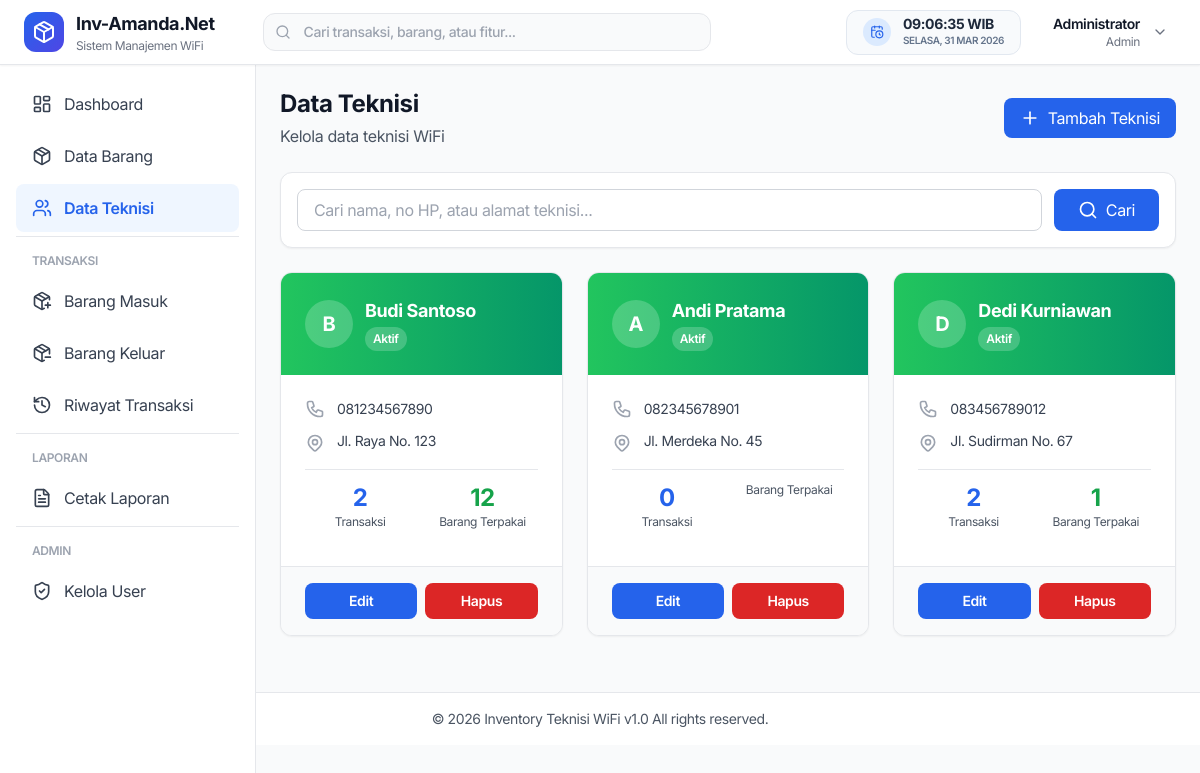
The page /teknisi/index.php (signed in) on the database as committed earlier.
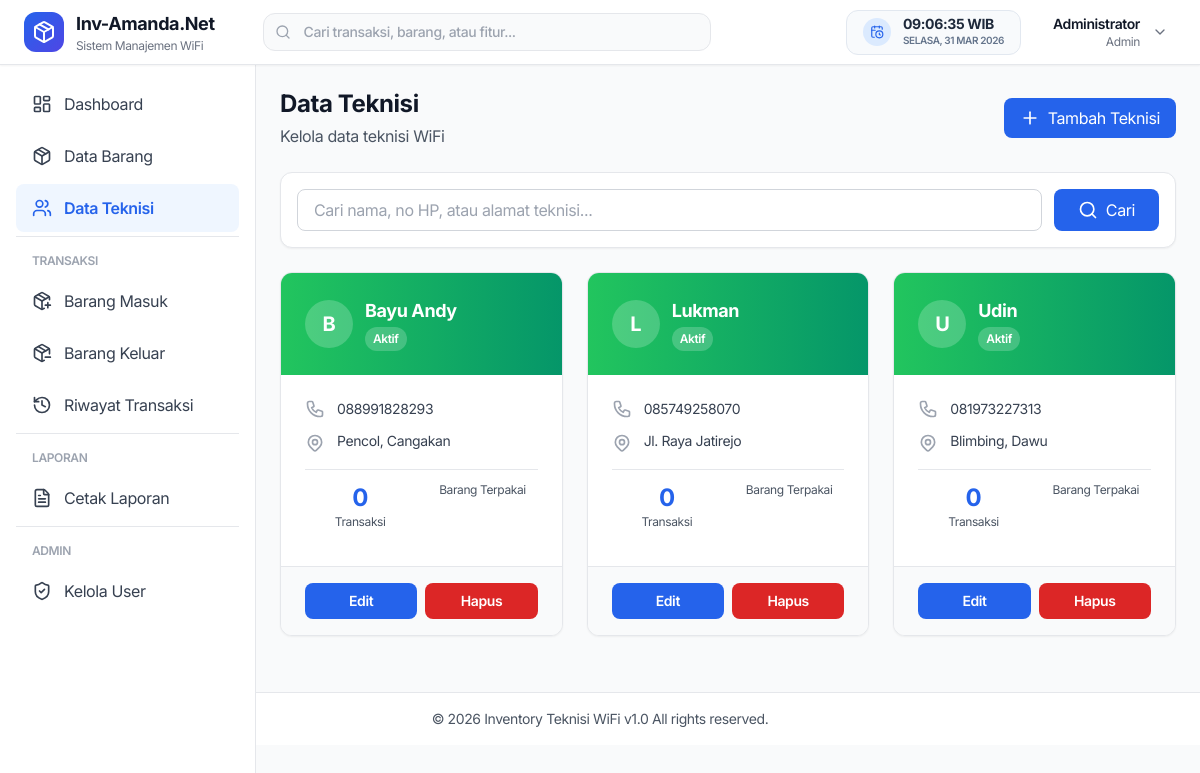
The same page on the database as committed later.
### tables this page shows
CREATE TABLE `teknisi` (
  `id` int NOT NULL,
  `nama` varchar(100) NOT NULL,
  `no_hp` varchar(20) DEFAULT NULL,
  `alamat` text,
  `status` enum('aktif','nonaktif') DEFAULT 'aktif',
  `created_at` timestamp NOT NULL DEFAULT CURRENT_TIMESTAMP
);

### functions/teknisi.php (called while the page is built, shortened)
<?php
function getAllTeknisi($conn) {
    $query = "SELECT * FROM teknisi ORDER BY created_at DESC";
    return mysqli_query($conn, $query);
}
function getTeknisiStats($conn, $id_teknisi) {
    $id_teknisi = mysqli_real_escape_string($conn, $id_teknisi);
    $query = "SELECT
              COUNT(*) as total_transaksi,
              SUM(CASE WHEN tipe = 'keluar' THEN jumlah ELSE 0 END) as total_barang
              FROM transaksi
              WHERE id_teknisi = '$id_teknisi'";
    $result = mysqli_query($conn, $query);
    return mysqli_fetch_assoc($result);
}
?>

### public/teknisi/index.php (the view, shortened to what the changed rows need)
<?php
require_once '../../includes/auth_check.php';
require_once '../../functions/teknisi.php';
$teknisi_list = isset($_GET['search']) && $_GET['search'] != ''
    ? searchTeknisi($conn, $_GET['search'])
    : getAllTeknisi($conn);
require_once '../../includes/header.php';
?>
<div class="lg:ml-64 pt-16">
    <div class="p-6">
        <div class="flex flex-col md:flex-row md:items-center md:justify-between mb-6">
            <div>
                <h1 class="text-2xl font-bold text-gray-900">Data Teknisi</h1>
            </div>
        </div>
        <div class="grid grid-cols-1 md:grid-cols-2 lg:grid-cols-3 gap-6">
            <?php while ($row = mysqli_fetch_assoc($teknisi_list)):
                $stats = getTeknisiStats($conn, $row['id']);
            ?>
            <div class="bg-white rounded-xl shadow-sm border border-gray-200 hover:shadow-md transition overflow-hidden">
                <div class="p-6 <?= $row['status'] == 'aktif' ? 'bg-gradient-to-r from-green-500 to-emerald-600' : 'bg-gradient-to-r from-gray-400 to-gray-500' ?> text-white">
                    <div class="flex items-start justify-between">
                        <div class="flex items-center gap-3">
                            <div class="w-12 h-12 bg-white bg-opacity-20 rounded-full flex items-center justify-center text-xl font-bold">
                                <?= strtoupper(substr($row['nama'], 0, 1)) ?>
                            </div>
                            <div>
                                <h3 class="font-bold text-lg"><?= $row['nama'] ?></h3>
                                <span class="inline-block px-2 py-1 text-xs font-semibold rounded-full bg-white bg-opacity-20">
                                    <?= ucfirst($row['status']) ?>
                                </span>
                            </div>
                        </div>
                    </div>
                </div>
                <div class="p-6">
                    <div class="space-y-3 mb-4">
                        <div class="flex items-center gap-3 text-gray-700">
                            <span class="text-sm"><?= $row['no_hp'] ?: '-' ?></span>
                        </div>
                        <div class="flex items-start gap-3 text-gray-700">
                            <span class="text-sm"><?= $row['alamat'] ?: '-' ?></span>
                        </div>
                    </div>
                    <div class="grid grid-cols-2 gap-3 py-3 border-t border-gray-200">
                        <div class="text-center">
                            <p class="text-2xl font-bold text-blue-600"><?= $stats['total_transaksi'] ?></p>
                            <p class="text-xs text-gray-600">Transaksi</p>
                        </div>
                        <div class="text-center">
                            <p class="text-2xl font-bold text-green-600"><?= $stats['total_barang'] ?></p>
                            <p class="text-xs text-gray-600">Barang Terpakai</p>
                        </div>
                    </div>
                </div>
                <div class="px-6 py-4 bg-gray-50 border-t border-gray-200 flex gap-2">
                    <a href="edit.php?id=<?= $row['id'] ?>"
                       class="flex-1 px-4 py-2 bg-blue-600 text-white text-center text-sm font-semibold rounded-lg hover:bg-blue-700 transition">
                        Edit
                    </a>
                    <a href="hapus.php?id=<?= $row['id'] ?>"
                       onclick="return confirm('Apakah Anda yakin ingin menghapus teknisi \'<?= htmlspecialchars($row['nama'], ENT_QUOTES) ?>\'?\n\nData yang sudah dihapus tidak dapat dikembalikan!');"
                       class="flex-1 px-4 py-2 bg-red-600 text-white text-center text-sm font-semibold rounded-lg hover:bg-red-700 transition">
                        Hapus
                    </a>
                </div>
            </div>
            <?php endwhile; ?>
        </div>
    </div>
<?php require_once '../../includes/footer.php'; ?>

Rows that differ between the two databases and show on the page:
removed teknisi: nama "A", nama "Andi Pratama", status "Aktif", no_hp "082345678901", alamat "Jl. Merdeka No. 45", total_transaksi "0"
removed teknisi: nama "D", nama "Dedi Kurniawan", status "Aktif", no_hp "083456789012", alamat "Jl. Sudirman No. 67", total_transaksi "2", total_barang "1"
changed teknisi: nama "Budi Santoso" → "Bayu Andy"; no_hp "081234567890" → "088991828293"; alamat "Jl. Raya No. 123" → "Pencol, Cangakan"; total_transaksi "2" → "0"; total_barang "12" → (not shown)
added teknisi: nama "L", nama "Lukman", status "Aktif", no_hp "085749258070", alamat "Jl. Raya Jatirejo", total_transaksi "0"
added teknisi: nama "U", nama "Udin", status "Aktif", no_hp "081973227313", alamat "Blimbing, Dawu", total_transaksi "0"
